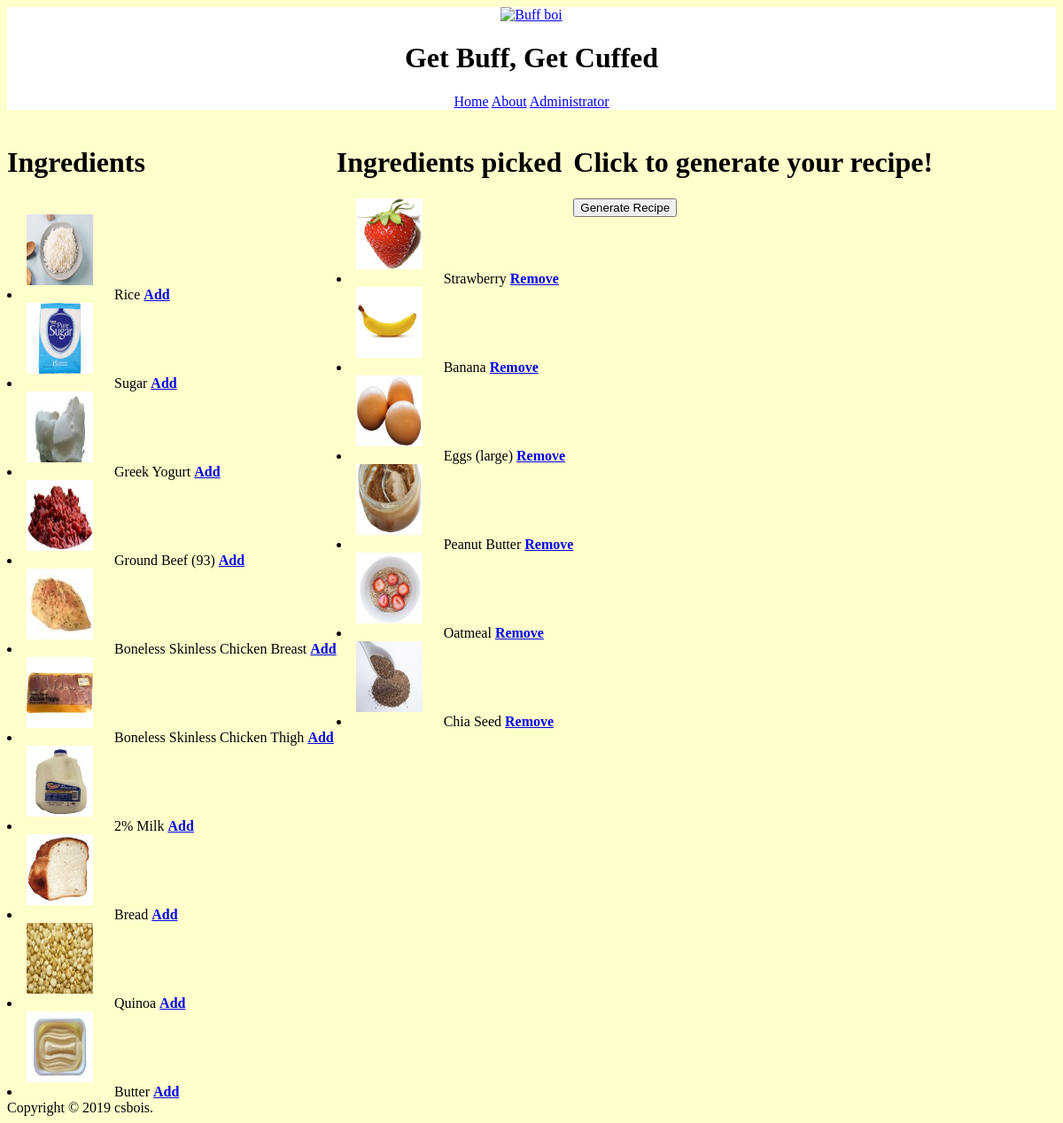
Before: / with the older database file.
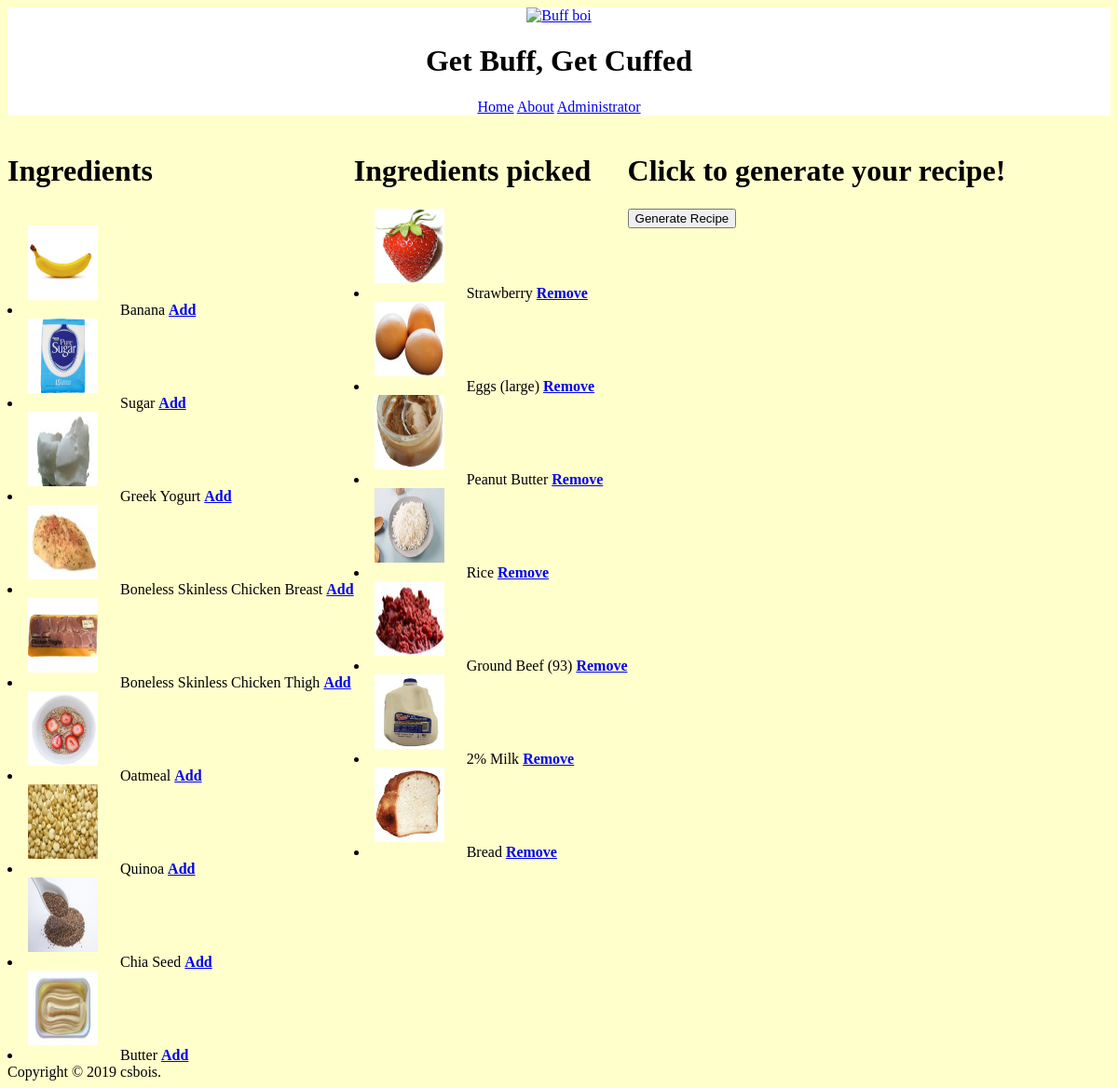
After: the same page with the newer database file.
### nutri/models.py (models this page shows, shortened)
class Food(db.Model):
	id = db.Column(db.Integer, primary_key=True)
	name = db.Column(db.String(50), unique=True, nullable=False)
	image_file = db.Column(db.String(50), unique=True, nullable=False, default='static/pictures/default.png')
	cal_per_unit = db.Column(db.Integer)
	protein_per_unit = db.Column(db.Integer)
	fat_per_unit = db.Column(db.Integer)
	carb_per_unit = db.Column(db.Integer)
	chosen = db.Column(db.Boolean, default=False)

### nutri/route.py (the view, shortened to what this page needs)
@app.route('/', methods=['GET', 'POST'])
def index():
	food_l = Food.query.filter_by(chosen=False).all()
	chosen = Food.query.filter_by(chosen=True).all()
	return render_template('index.html',food_l=food_l, chosen=chosen)

### nutri/templates/index.html (shortened to what this page needs)
<!DOCTYPE html>
<html lang="en">
<head>
	<link rel="stylesheet" href = "static/main.css" type="text/css">
</head>
<body>
	<div class = "links">
		<div id="title">
		<a href="index.html"><img src="https://png.pngtree.com/element_origin_min_pic/16/06/14/20575ff8bfa85be.jpg" alt="Buff boi" width=100 height=100>
		</a>
		<h1>Get Buff, Get Cuffed</h1>
		<div class ="box blue-box">
		<a class = "box blue-box" href="/">Home</a>
		<a href="/about">About</a>
		<a href="/admin">Administrator</a>
		</div>
	</div>
		<div id="content">
			</div>
		</div>
	<div>
		<form method="POST" action="/result">
			<div id="float-left">
			<h1 class = "ingredients-heading"> Ingredients </h1><br>
			{% for food in food_l %}
			<li>
				<img class = "fruit-img" src="{{ url_for('static', filename='pictures/' + food.image_file) }}" width = 50 height=50> {{ food.name }}
				<a href="{{ url_for('chosen', id= food.id)}}">    <b>Add</b> </a>
			</li>
			{% endfor %}
			</div>
			<div id="middle-align">
			<h1 class = "ingredients-heading"> Ingredients picked </h1>
			{% for food in chosen %}
			<li>
				<img class = "fruit-img" src="{{ url_for('static', filename='pictures/' + food.image_file) }}" width = 50 height=50>
			     	{{ food.name }}
				<a href="{{ url_for('remove', id=food.id)}}">    <b>Remove</b></a>
			</li>
			{% endfor %}
			</div>
			<div id="middle-align">
			<h1 class = "ingredients-heading"> Click to generate your recipe! </h2>
			<input type="submit" name="submit_button" value ="Generate Recipe">
			</div>
		</form>
	</div>
	<div id=copyright>
	Copyright &copy; 2019 csbois.
	</div>
</body>
</html>

### nutri/static/main.css (style rules this page uses)
#title { background-color: white; font-family: cursive; text-align: center; }
.fruit-img { height: 80px; width: 75px; margin-right: 20px; margin-bottom: 16px; }
#content { padding: 10px }
body { background-color: #ffffcc; }
#copyright { clear:both; }
#float-left { float: left; }
#middle-align { float: left; }

Changed rows visible on the page:
changed Food "Banana": moves from the list under "Ingredients picked" to the list under "Ingredients"
changed Food "Oatmeal": moves from the list under "Ingredients picked" to the list under "Ingredients"
changed Food "Chia Seed": moves from the list under "Ingredients picked" to the list under "Ingredients"
changed Food "Rice": moves from the list under "Ingredients" to the list under "Ingredients picked"
changed Food "Ground Beef (93)": moves from the list under "Ingredients" to the list under "Ingredients picked"
changed Food "2% Milk": moves from the list under "Ingredients" to the list under "Ingredients picked"
changed Food "Bread": moves from the list under "Ingredients" to the list under "Ingredients picked"
